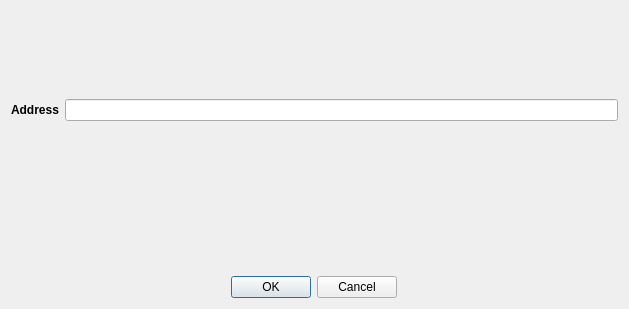
<?xml version="1.0" encoding="UTF-8"?>
<ui version="4.0">
 <class>AddressAddDialog</class>
 <widget class="QDialog" name="AddressAddDialog">
  <property name="geometry">
   <rect>
    <x>0</x>
    <y>0</y>
    <width>629</width>
    <height>309</height>
   </rect>
  </property>
  <property name="windowTitle">
   <string>Add an address</string>
  </property>
  <layout class="QVBoxLayout" name="verticalLayout">
   <item alignment="Qt::AlignHCenter">
    <widget class="QLabel" name="imageLabel">
     <property name="maximumSize">
      <size>
       <width>200</width>
       <height>200</height>
      </size>
     </property>
     <property name="text">
      <string/>
     </property>
     <property name="pixmap">
      <pixmap resource="../../icons/tikka.slots.pyqt.resources.icons.index.qrc">:/images/safe_girl</pixmap>
     </property>
     <property name="scaledContents">
      <bool>true</bool>
     </property>
    </widget>
   </item>
   <item>
    <layout class="QFormLayout" name="formLayout">
     <item row="0" column="0">
      <widget class="QLabel" name="addressLabel">
       <property name="font">
        <font>
         <weight>75</weight>
         <bold>true</bold>
        </font>
       </property>
       <property name="text">
        <string>Address</string>
       </property>
      </widget>
     </item>
     <item row="0" column="1">
      <widget class="QLineEdit" name="addressLineEdit">
       <property name="readOnly">
        <bool>false</bool>
       </property>
      </widget>
     </item>
    </layout>
   </item>
   <item alignment="Qt::AlignHCenter">
    <widget class="QLabel" name="errorLabel">
     <property name="styleSheet">
      <string notr="true">color: rgb(255, 0, 0)</string>
     </property>
    </widget>
   </item>
   <item alignment="Qt::AlignHCenter">
    <widget class="QDialogButtonBox" name="buttonBox">
     <property name="enabled">
      <bool>true</bool>
     </property>
     <property name="orientation">
      <enum>Qt::Horizontal</enum>
     </property>
     <property name="standardButtons">
      <set>QDialogButtonBox::Cancel|QDialogButtonBox::Ok</set>
     </property>
    </widget>
   </item>
  </layout>
 </widget>
 <resources>
  <include location="../../icons/tikka.slots.pyqt.resources.icons.index.qrc"/>
 </resources>
 <connections>
  <connection>
   <sender>buttonBox</sender>
   <signal>accepted()</signal>
   <receiver>AddressAddDialog</receiver>
   <slot>accept()</slot>
   <hints>
    <hint type="sourcelabel">
     <x>248</x>
     <y>254</y>
    </hint>
    <hint type="destinationlabel">
     <x>157</x>
     <y>274</y>
    </hint>
   </hints>
  </connection>
  <connection>
   <sender>buttonBox</sender>
   <signal>rejected()</signal>
   <receiver>AddressAddDialog</receiver>
   <slot>reject()</slot>
   <hints>
    <hint type="sourcelabel">
     <x>316</x>
     <y>260</y>
    </hint>
    <hint type="destinationlabel">
     <x>286</x>
     <y>274</y>
    </hint>
   </hints>
  </connection>
 </connections>
</ui>
